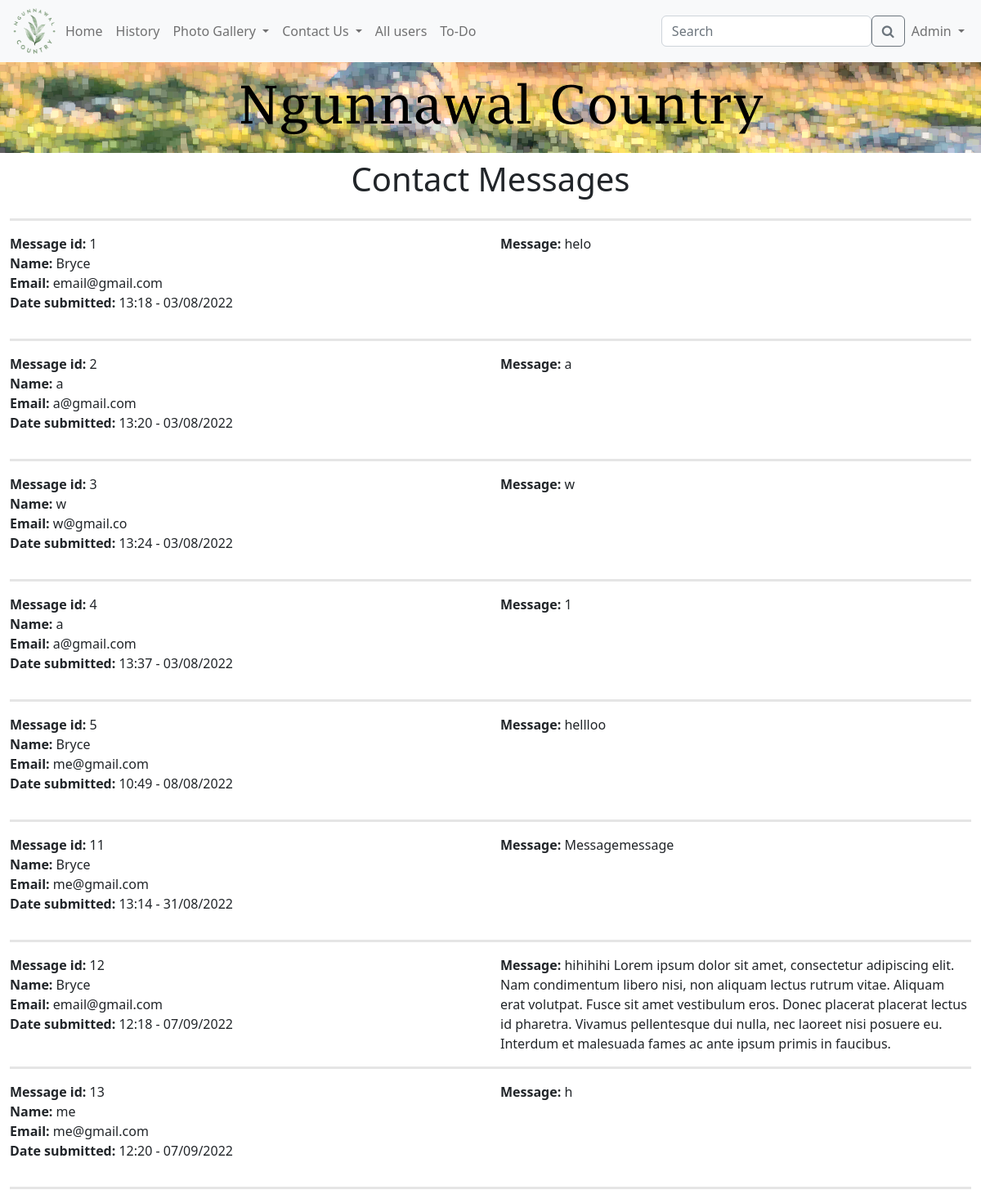
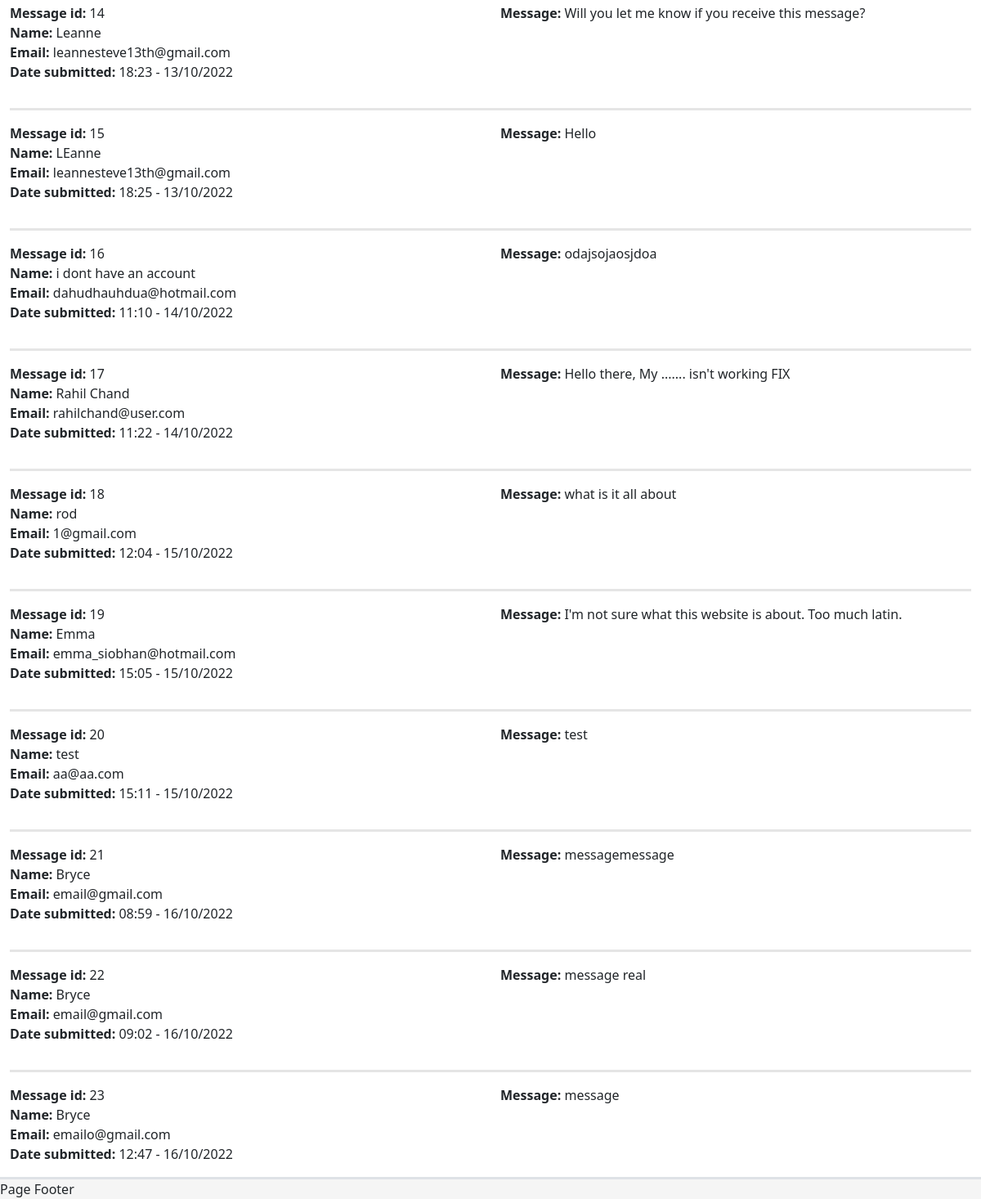
/contact_messages (signed in), run on the app's committed database (2 pictures, top to bottom).
### models.py (models this page shows, shortened)
class User(UserMixin, db.Model):
    id = db.Column(db.Integer, primary_key=True)
    email_address = db.Column(db.String(255), unique=True)
    name = db.Column(db.String(255))
    password_hash = db.Column(db.String(255))
    user_level = db.Column(db.Integer)
    active = db.Column(db.Boolean)
    def is_admin(self):
        if self.user_level == 2:
            return True
        else:
            return False

class Contact(db.Model):
    id = db.Column(db.Integer, primary_key=True, autoincrement=True)
    name = db.Column(db.Text)
    email = db.Column(db.Text)
    message = db.Column(db.Text)
    dateSubmitted = db.Column(db.DateTime)

### app.py (the view)
@app.route('/contact_messages')
@login_required
def contact_messages():
    if current_user.is_admin():  # checks if the user is an admin
        all_messages = db.session.query(Contact).all()  # gets all messages from contact table
        return render_template("contact_messages.html", title="Contact Messages", user=current_user,
                               messages=all_messages)
    else:
        return redirect("/")  # if user is not an admin user gets redirected to home page

### models.py (called while the page is built)
@login.user_loader
def load_user(id):
    return User.query.get(int(id))

### templates/contact_messages.html
{% extends 'template.html' %}
{% block cellContent1 %}
    {% for contact in messages %}
        <p>
        <hr class="horizontal-divider">
        <div class="row">
            <div class="col-6">
                <span class="fw-bold">Message id: </span>
                {{ contact.id }}<br>
                <span class="fw-semibold">Name: </span>
                {{ contact.name }}<br>
                <span class="fw-semibold">Email: </span>
                {{ contact.email }}<br>
                <p>
                    <span class="fw-semibold">Date submitted: </span>
                    {{ contact.dateSubmitted.strftime('%H:%M - %d/%m/%Y') }}
                </p>
            </div>
            <div class="col-6">
                <span class="fw-bold">Message: </span>
                {{ contact.message }}
            </div>
        </div>
    {% endfor %}
{% endblock %}

### templates/template.html (shortened to what this page needs)
<!DOCTYPE html>
<html lang="en">
<head>
    <link rel="stylesheet" href="/static/ngunnawal.css">
    <link rel="stylesheet" href="/static/css/bootstrap.css">
    <link rel="stylesheet" href="https://cdnjs.cloudflare.com/ajax/libs/font-awesome/4.7.0/css/font-awesome.min.css">
</head>
<body>
<nav class="navbar navbar-expand-lg bg-light sticky-top">
    <div class="container-fluid">
        <a href="/">
            <img src="/static/images/logo.png" alt="logo" width="60" height="60">
        </a>
        <div class="collapse navbar-collapse" id="navbarNav">
            <ul class="navbar-nav">
                <li class="nav-item">
                    <a class="nav-link underline" href="/">Home</a>
                </li>
                <li class="nav-item">
                    <a class="nav-link underline" href="/history">History</a>
                </li>
                {% if user.user_level == 2 %}
                    <li class="nav-item dropdown">
                        <a class="nav-link dropdown-toggle underline" href="/" id="navbarDropdown" role="button"
                           data-bs-toggle="dropdown" aria-expanded="false">
                            Photo Gallery
                        </a>
                    </li>
                    <li class="nav-item dropdown">
                        <a class="nav-link dropdown-toggle underline" href="/" id="navbarDropdown" role="button"
                           data-bs-toggle="dropdown" aria-expanded="false">
                            Contact Us
                        </a>
                    </li>
                    <li>
                        <a class="nav-link underline" href="/admin/list_all_users">All users</a>
                    </li>
                {% endif %}
                <li class="nav-item">
                    <a class="nav-link underline" href="/todo">To-Do</a>
                </li>
            </ul>
        </div>
        <form class="d-flex" role="search">
            <input class="form-control" type="search" placeholder="Search" aria-label="Search">
            <button class="btn btn-outline-secondary" type="submit"><i class="fa fa-search"></i></button>
        </form>
        <div class="nav navbar-nav">
            {% if user.is_anonymous %}
                <li class="nav-item dropdown">
                    <a class="nav-link dropdown-toggle underline" href="/" id="navbarDropdown" role="button"
                       data-bs-toggle="dropdown" aria-expanded="false">
                        Log in
                    </a>
                    <ul class="dropdown-menu dropdown-menu-light dropdown-menu-end" aria-labelledby="navbarDropdown">
                        <li><a class="dropdown-item" href="/login">Log In</a></li>
                        <div class="dropdown-divider"></div>
                        <li><a class="dropdown-item" href="/register">Register Account</a></li>
                    </ul>
                </li>
            {% else %}
                <li class="nav-item dropdown">
                    <a class="nav-link dropdown-toggle underline" href="/" id="navbarDropdown" role="button"
                       data-bs-toggle="dropdown" aria-expanded="false">
                        {{ user.name }}
                    </a>
                </li>
            {% endif %}
        </div>
    </div>
</nav>
<div class="banner">
    <img style="margin-bottom: 0.5em" src="/static/images/banner_small.png" alt="website banner">
</div>
<div class="container-fluid">
    <div class="row">
        <div class="col-12 align-centre">
            <h1>{{ title }}</h1>
        </div>
    </div>
    <div class="row">
        <div class="col-12">
            {% block cellContent1 %} {% endblock %}
        </div>
    </div>
</div>
<div class="footer sticky-bottom border-top border-3">
    Page Footer
</div>
</body>
</html>

### static/ngunnawal.css (style rules this page uses)
* { margin: 0; padding: 0; box-sizing: border-box; }
body { background-color: #cff2ec; }
.banner > img { display: block; margin-left: auto; margin-right: auto; max-height: 100%; max-width: 100%; height: auto; }
.align-centre { text-align: center; }
.footer { overflow: hidden; background-color: rgb(245, 245, 245); width: 100%; bottom: 0; }
hr.horizontal-divider { border-top: 3px solid #969696; }

### data on the page
User: name "Admin"
Contact: id "1", name "Bryce", email "email@gmail.com", dateSubmitted "13:18 - 03/08/2022", message "helo"
Contact: id "2", name "a", email "a@gmail.com", dateSubmitted "13:20 - 03/08/2022", message "a"
Contact: id "3", name "w", email "w@gmail.co", dateSubmitted "13:24 - 03/08/2022", message "w"
Contact: id "4", name "a", email "a@gmail.com", dateSubmitted "13:37 - 03/08/2022", message "1"
Contact: id "5", name "Bryce", email "me@gmail.com", dateSubmitted "10:49 - 08/08/2022", message "hellloo"
Contact: id "11", name "Bryce", email "me@gmail.com", dateSubmitted "13:14 - 31/08/2022", message "Messagemessage"
Contact: id "12", name "Bryce", email "email@gmail.com", dateSubmitted "12:18 - 07/09/2022", message "hihihihi Lorem ipsum dolor sit amet, consectetur adipiscing elit. Nam condimentum libero nisi, non aliquam lectus rutrum vitae. Aliquam erat volutpat. Fusce sit amet vestibulum eros. Donec placerat placerat lectus id pharetra. Vivamus pellentesque dui nulla, nec laoreet nisi posuere eu. Interdum et malesuada fames ac ante ipsum primis in faucibus."
Contact: id "13", name "me", email "me@gmail.com", dateSubmitted "12:20 - 07/09/2022", message "h"
Contact: id "14", name "Leanne", email "leannesteve13th@gmail.com", dateSubmitted "18:23 - 13/10/2022", message "Will you let me know if you receive this message?"
Contact: id "15", name "LEanne", email "leannesteve13th@gmail.com", dateSubmitted "18:25 - 13/10/2022", message "Hello"
Contact: id "16", name "i dont have an account", email "dahudhauhdua@hotmail.com", dateSubmitted "11:10 - 14/10/2022", message "odajsojaosjdoa"
Contact: id "17", name "Rahil Chand", email "rahilchand@user.com", dateSubmitted "11:22 - 14/10/2022", message "Hello there, My ....... isn't working FIX"
Contact: id "18", name "rod", email "1@gmail.com", dateSubmitted "12:04 - 15/10/2022", message "what is it all about"
Contact: id "19", name "Emma", email "emma_siobhan@hotmail.com", dateSubmitted "15:05 - 15/10/2022", message "I'm not sure what this website is about. Too much latin."
Contact: id "20", name "test", email "aa@aa.com", dateSubmitted "15:11 - 15/10/2022", message "test"
Contact: id "21", name "Bryce", email "email@gmail.com", dateSubmitted "08:59 - 16/10/2022", message "messagemessage"
Contact: id "22", name "Bryce", email "email@gmail.com", dateSubmitted "09:02 - 16/10/2022", message "message real"
Contact: id "23", name "Bryce", email "emailo@gmail.com", dateSubmitted "12:47 - 16/10/2022", message "message"

### other printed values
{{ title }} "Contact Messages"
